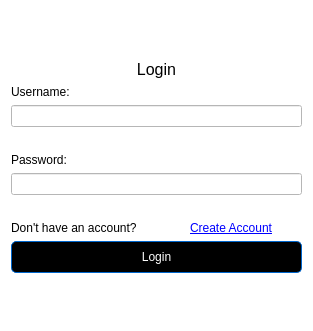
<?xml version="1.0" encoding="UTF-8"?>
<ui version="4.0">
 <class>authenticationsystem</class>
 <widget class="QDialog" name="authenticationsystem">
  <property name="geometry">
   <rect>
    <x>0</x>
    <y>0</y>
    <width>313</width>
    <height>331</height>
   </rect>
  </property>
  <property name="sizePolicy">
   <sizepolicy hsizetype="Fixed" vsizetype="Fixed">
    <horstretch>0</horstretch>
    <verstretch>0</verstretch>
   </sizepolicy>
  </property>
  <property name="minimumSize">
   <size>
    <width>313</width>
    <height>331</height>
   </size>
  </property>
  <property name="maximumSize">
   <size>
    <width>313</width>
    <height>331</height>
   </size>
  </property>
  <property name="windowTitle">
   <string>Authentication Form</string>
  </property>
  <property name="styleSheet">
   <string notr="true">background-color: rgb(255, 255, 255);</string>
  </property>
  <layout class="QVBoxLayout" name="verticalLayout_5">
   <item>
    <widget class="QStackedWidget" name="stackedWidget">
     <property name="styleSheet">
      <string notr="true">background-color: rgb(255, 255, 255);</string>
     </property>
     <property name="currentIndex">
      <number>0</number>
     </property>
     <widget class="QWidget" name="login">
      <widget class="QWidget" name="verticalLayoutWidget_2">
       <property name="geometry">
        <rect>
         <x>0</x>
         <y>0</y>
         <width>291</width>
         <height>311</height>
        </rect>
       </property>
       <layout class="QVBoxLayout" name="verticalLayout_3">
        <item>
         <spacer name="verticalSpacer">
          <property name="orientation">
           <enum>Qt::Orientation::Vertical</enum>
          </property>
          <property name="sizeHint" stdset="0">
           <size>
            <width>20</width>
            <height>40</height>
           </size>
          </property>
         </spacer>
        </item>
        <item>
         <widget class="QLabel" name="login_label">
          <property name="font">
           <font>
            <pointsize>12</pointsize>
           </font>
          </property>
          <property name="text">
           <string>Login</string>
          </property>
          <property name="alignment">
           <set>Qt::AlignmentFlag::AlignCenter</set>
          </property>
         </widget>
        </item>
        <item>
         <widget class="QLabel" name="username_label">
          <property name="text">
           <string>Username: </string>
          </property>
         </widget>
        </item>
        <item>
         <widget class="QLineEdit" name="username_input">
          <property name="cursor">
           <cursorShape>IBeamCursor</cursorShape>
          </property>
         </widget>
        </item>
        <item>
         <widget class="QLabel" name="uservalidation_label">
          <property name="styleSheet">
           <string notr="true">color: rgb(255, 0, 0);</string>
          </property>
          <property name="text">
           <string/>
          </property>
         </widget>
        </item>
        <item>
         <widget class="QLabel" name="password_label">
          <property name="text">
           <string>Password:</string>
          </property>
         </widget>
        </item>
        <item>
         <widget class="QLineEdit" name="password_input"/>
        </item>
        <item>
         <widget class="QLabel" name="passvalidation_label">
          <property name="styleSheet">
           <string notr="true">color: rgb(255, 0, 0);</string>
          </property>
          <property name="text">
           <string/>
          </property>
         </widget>
        </item>
        <item>
         <layout class="QHBoxLayout" name="horizontalLayout_2">
          <item>
           <widget class="QLabel" name="label_5">
            <property name="text">
             <string>Don't have an account?</string>
            </property>
           </widget>
          </item>
          <item>
           <widget class="QPushButton" name="createacc_button">
            <property name="font">
             <font>
              <pointsize>9</pointsize>
              <underline>true</underline>
             </font>
            </property>
            <property name="cursor">
             <cursorShape>PointingHandCursor</cursorShape>
            </property>
            <property name="mouseTracking">
             <bool>false</bool>
            </property>
            <property name="toolTip">
             <string>&lt;html&gt;&lt;head/&gt;&lt;body&gt;&lt;p align=&quot;right&quot;&gt;&lt;br/&gt;&lt;/p&gt;&lt;/body&gt;&lt;/html&gt;</string>
            </property>
            <property name="styleSheet">
             <string notr="true">color: rgb(0, 0, 255);
background-color: rgb(255, 255, 255);
border: none;
    background: transparent;
</string>
            </property>
            <property name="text">
             <string>Create Account</string>
            </property>
            <property name="autoDefault">
             <bool>false</bool>
            </property>
            <property name="flat">
             <bool>true</bool>
            </property>
           </widget>
          </item>
         </layout>
        </item>
        <item>
         <widget class="QPushButton" name="login_button">
          <property name="styleSheet">
           <string notr="true"> padding: 8px 16px;  
    color: white;  
    background-color: black;  
    border-radius: 5px;  
    border: 1px solid rgb(0, 102, 204); </string>
          </property>
          <property name="text">
           <string>Login</string>
          </property>
          <property name="autoDefault">
           <bool>true</bool>
          </property>
          <property name="default">
           <bool>true</bool>
          </property>
         </widget>
        </item>
        <item>
         <spacer name="verticalSpacer_2">
          <property name="orientation">
           <enum>Qt::Orientation::Vertical</enum>
          </property>
          <property name="sizeHint" stdset="0">
           <size>
            <width>20</width>
            <height>40</height>
           </size>
          </property>
         </spacer>
        </item>
       </layout>
      </widget>
     </widget>
     <widget class="QWidget" name="signup">
      <widget class="QWidget" name="verticalLayoutWidget">
       <property name="geometry">
        <rect>
         <x>0</x>
         <y>0</y>
         <width>291</width>
         <height>324</height>
        </rect>
       </property>
       <layout class="QVBoxLayout" name="verticalLayout">
        <item>
         <spacer name="verticalSpacer_3">
          <property name="orientation">
           <enum>Qt::Orientation::Vertical</enum>
          </property>
          <property name="sizeHint" stdset="0">
           <size>
            <width>20</width>
            <height>40</height>
           </size>
          </property>
         </spacer>
        </item>
        <item>
         <widget class="QLabel" name="signup_label">
          <property name="font">
           <font>
            <pointsize>12</pointsize>
           </font>
          </property>
          <property name="text">
           <string>Signup</string>
          </property>
          <property name="alignment">
           <set>Qt::AlignmentFlag::AlignCenter</set>
          </property>
         </widget>
        </item>
        <item>
         <widget class="QLabel" name="username_label_2">
          <property name="text">
           <string>Username: </string>
          </property>
         </widget>
        </item>
        <item>
         <widget class="QLineEdit" name="username_input_2">
          <property name="cursor">
           <cursorShape>IBeamCursor</cursorShape>
          </property>
         </widget>
        </item>
        <item>
         <widget class="QLabel" name="password_label_2">
          <property name="text">
           <string>Password:</string>
          </property>
         </widget>
        </item>
        <item>
         <widget class="QLineEdit" name="password_input_2"/>
        </item>
        <item>
         <widget class="QLabel" name="confirmpass_label">
          <property name="text">
           <string>Confirm Password:</string>
          </property>
         </widget>
        </item>
        <item>
         <widget class="QLineEdit" name="confirmpass_input"/>
        </item>
        <item>
         <widget class="QLabel" name="validation_label">
          <property name="styleSheet">
           <string notr="true">color: rgb(255, 0, 0);</string>
          </property>
          <property name="text">
           <string/>
          </property>
         </widget>
        </item>
        <item>
         <layout class="QHBoxLayout" name="horizontalLayout">
          <item>
           <widget class="QLabel" name="already_have_acc">
            <property name="text">
             <string>Already have account?</string>
            </property>
           </widget>
          </item>
          <item>
           <widget class="QPushButton" name="back2login_button">
            <property name="font">
             <font>
              <underline>true</underline>
             </font>
            </property>
            <property name="cursor">
             <cursorShape>PointingHandCursor</cursorShape>
            </property>
            <property name="styleSheet">
             <string notr="true">color: rgb(0, 0, 255);
background-color: rgb(255, 255, 255);
border: none;
    background: transparent;
</string>
            </property>
            <property name="text">
             <string>Back to Login</string>
            </property>
           </widget>
          </item>
         </layout>
        </item>
        <item>
         <widget class="QPushButton" name="signup_button">
          <property name="cursor">
           <cursorShape>PointingHandCursor</cursorShape>
          </property>
          <property name="styleSheet">
           <string notr="true"> padding: 8px 16px;
    color: white;
    background-color: black; 
    border-radius: 5px; 
    border: 1px solid rgb(0, 102, 204);  </string>
          </property>
          <property name="text">
           <string>Signup</string>
          </property>
          <property name="autoDefault">
           <bool>true</bool>
          </property>
          <property name="default">
           <bool>true</bool>
          </property>
         </widget>
        </item>
        <item>
         <spacer name="verticalSpacer_4">
          <property name="orientation">
           <enum>Qt::Orientation::Vertical</enum>
          </property>
          <property name="sizeHint" stdset="0">
           <size>
            <width>20</width>
            <height>40</height>
           </size>
          </property>
         </spacer>
        </item>
       </layout>
      </widget>
     </widget>
    </widget>
   </item>
  </layout>
 </widget>
 <resources/>
 <connections/>
</ui>
